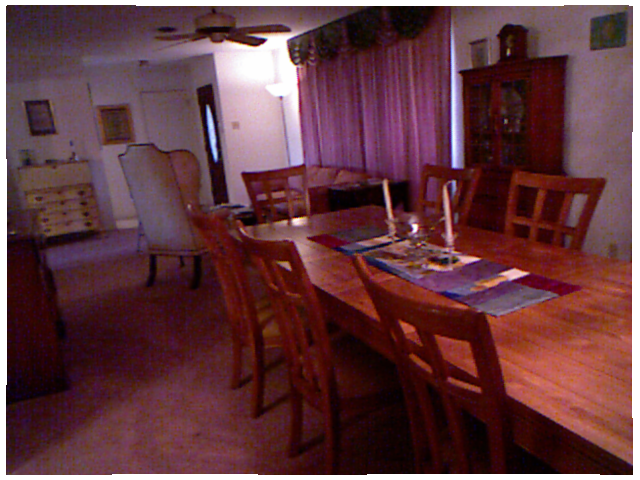
//> input picture votest/src/color/1.png, 640 x 480 px
$ ./fast   (built with g++ and OpenCV 4)
//> lines starting //> are read from the running program, lines starting //| are printed output that depends on the picture
#include <iostream>
#include <opencv2/core/core.hpp>
#include <opencv2/features2d/features2d.hpp>
#include <opencv2/highgui/highgui.hpp>

using namespace std;
using namespace cv;

int main ( int argc, char** argv )
{

    //-- 读取图像
    Mat img_1 = imread ( "/home/fsdh/桌面/slambook-master/ch7/1.png", CV_LOAD_IMAGE_COLOR );
//> img_1 is the input picture: 480 rows x 640 cols, CV_8UC3; mean B, G, R 63.3, 57.5, 98.9
    Mat img_2 = imread ( "/home/fsdh/桌面/slambook-master/ch7/1.png", CV_LOAD_IMAGE_COLOR );

    //-- 初始化
    std::vector<KeyPoint> keypoints_1, keypoints_2;
    Mat descriptors_1, descriptors_2;
    Ptr<FeatureDetector> detector = ORB::create();
    Ptr<DescriptorExtractor> descriptor = ORB::create();
    // Ptr<FeatureDetector> detector = FeatureDetector::create(detector_name);
    // Ptr<DescriptorExtractor> descriptor = DescriptorExtractor::create(descriptor_name);
    Ptr<DescriptorMatcher> matcher  = DescriptorMatcher::create ( "BruteForce-Hamming" );

    //-- 第一步:检测 Oriented FAST 角点位置
    detector->detect ( img_1,keypoints_1 );
//> keypoints_1 = 500 keypoints; strongest (x, y, size): (264, 40, 37.2), (415, 226, 44.6), (413, 226, 37.2), (293, 220, 37.2)
    detector->detect ( img_2,keypoints_2 );
//> keypoints_2 has the same summary as keypoints_1

    //-- 第二步:根据角点位置计算 BRIEF 描述子
    descriptor->compute ( img_1, keypoints_1, descriptors_1 );
    descriptor->compute ( img_2, keypoints_2, descriptors_2 );

    Mat outimg1;
    drawKeypoints( img_1, keypoints_1, outimg1, Scalar::all(-1), DrawMatchesFlags::DEFAULT );
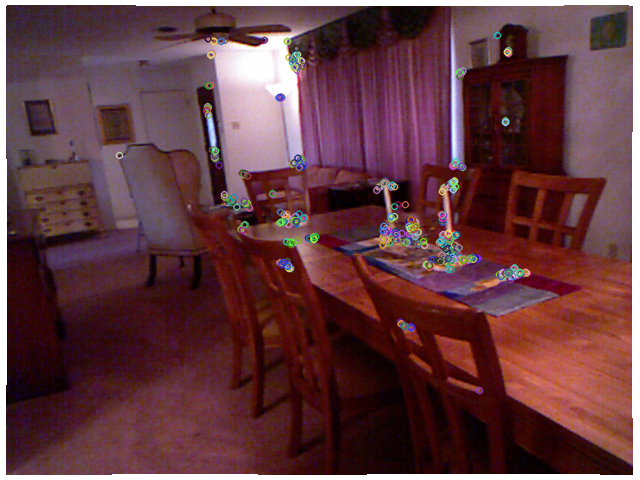
//> outimg1: 480 rows x 640 cols, CV_8UC3; mean B, G, R 64, 58.4, 98.9
    imshow("ORB特征点",outimg1);

    //-- 第三步:对两幅图像中的BRIEF描述子进行匹配，使用 Hamming 距离
    vector<DMatch> matches;
    //BFMatcher matcher ( NORM_HAMMING );
    matcher->match ( descriptors_1, descriptors_2, matches );
//> matches = 500 matches

    //-- 第四步:匹配点对筛选
    double min_dist=10000, max_dist=0;

    //找出所有匹配之间的最小距离和最大距离, 即是最相似的和最不相似的两组点之间的距离
    for ( int i = 0; i < descriptors_1.rows; i++ )
    {
        double dist = matches[i].distance;
        if ( dist < min_dist ) min_dist = dist;
        if ( dist > max_dist ) max_dist = dist;
    }
//> this loop made 500 passes
//> min_dist on pass 1: 0
//> after the loop, min_dist = 0; max_dist = 0

    // 仅供娱乐的写法
    min_dist = min_element( matches.begin(), matches.end(), [](const DMatch& m1, const DMatch& m2) {return m1.distance<m2.distance;} )->distance;
    max_dist = max_element( matches.begin(), matches.end(), [](const DMatch& m1, const DMatch& m2) {return m1.distance<m2.distance;} )->distance;

    printf ( "-- Max dist : %f \n", max_dist );
//| -- Max dist : 0.000000
    printf ( "-- Min dist : %f \n", min_dist );
//| -- Min dist : 0.000000

    //当描述子之间的距离大于两倍的最小距离时,即认为匹配有误.但有时候最小距离会非常小,设置一个经验值30作为下限.
    std::vector< DMatch > good_matches;
    for ( int i = 0; i < descriptors_1.rows; i++ )
    {
        if ( matches[i].distance <= max ( 2*min_dist, 30.0 ) )
        {
            good_matches.push_back ( matches[i] );
        }
    }
//> after the loop, good_matches = 500 matches

    //-- 第五步:绘制匹配结果
    Mat img_match;
    Mat img_goodmatch;
    drawMatches ( img_1, keypoints_1, img_2, keypoints_2, matches, img_match );
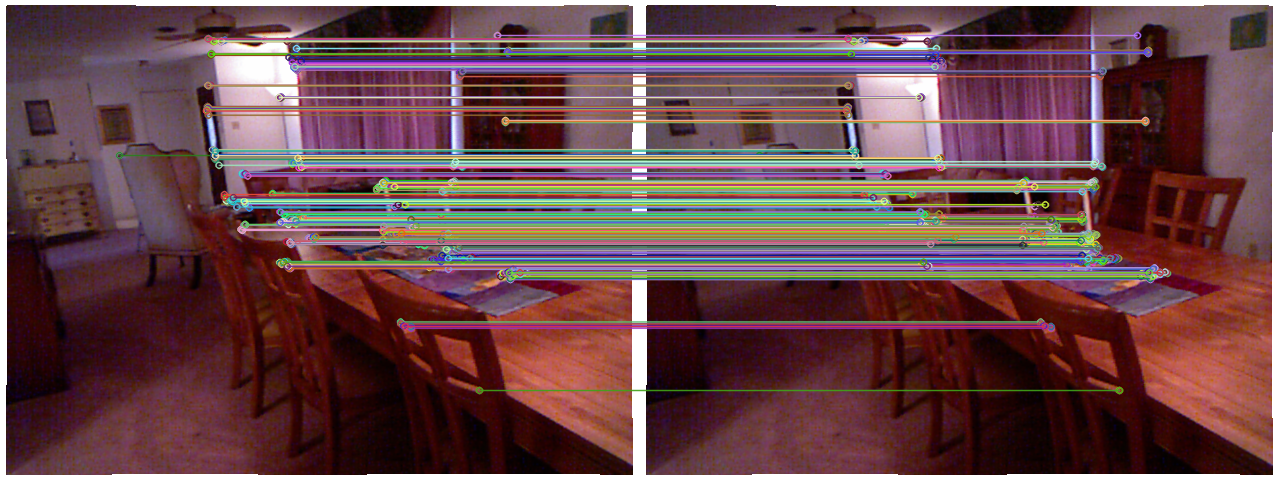
//> img_match: 480 rows x 1280 cols, CV_8UC3; mean B, G, R 75.4, 72, 106.3
    drawMatches ( img_1, keypoints_1, img_2, keypoints_2, good_matches, img_goodmatch );
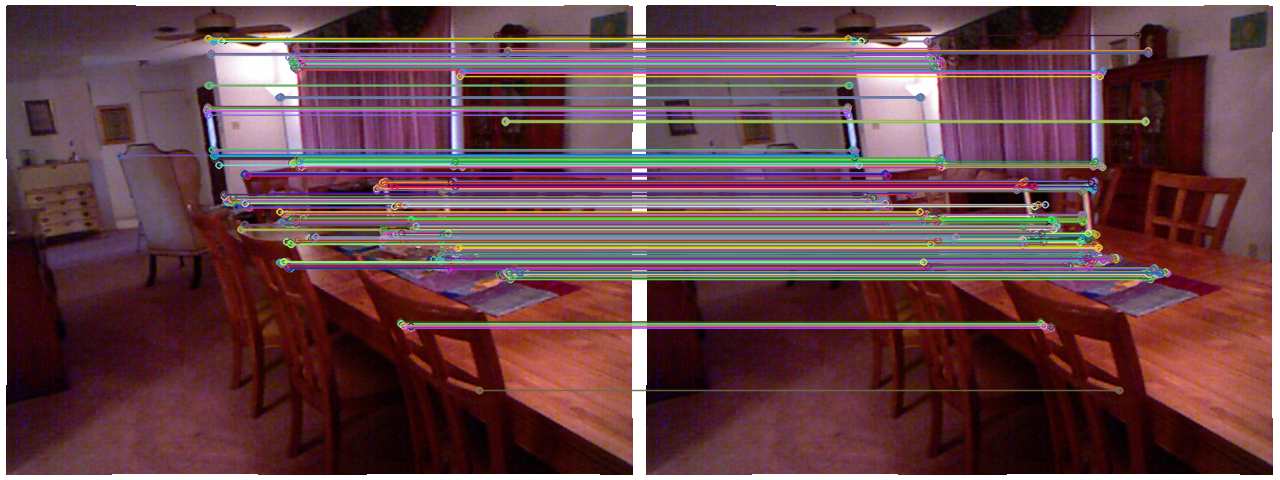
//> img_goodmatch: 480 rows x 1280 cols, CV_8UC3; mean B, G, R 74.9, 70.3, 104.8
    imshow ( "所有匹配点对", img_match );
    imshow ( "优化后匹配点对", img_goodmatch );
    waitKey(0);

    return 0;
}

$ run again, with votest/src/color/2.png copied over votest/src/color/1.png
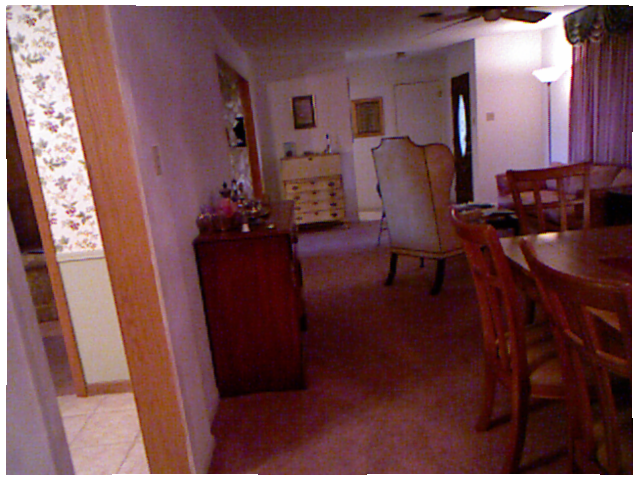
//> input picture votest/src/color/2.png, 640 x 480 px
//> img_1 is the input picture: 480 rows x 640 cols, CV_8UC3; mean B, G, R 77.9, 76.7, 114.8
//> keypoints_1 = 500 keypoints; strongest (x, y, size): (571, 46, 31), (549, 83, 31), (570, 47, 37.2), (570, 46, 44.6)
//> keypoints_2 has the same summary as keypoints_1
//> `drawKeypoints( img_1, keypoints_1, outimg1, Scalar::all(-1), DrawMatch..`:
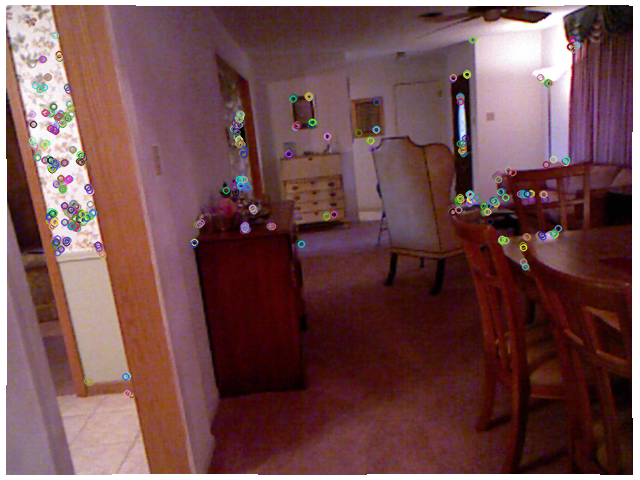
//> outimg1: 480 rows x 640 cols, CV_8UC3; mean B, G, R 78, 76.9, 114.3
//> matches = 500 matches
//> the loop `for ( int i = 0; i < descriptors_1.rows; i++ )` made 500 passes
//> min_dist on pass 1: 0
//> after the loop `for ( int i = 0; i < descriptors_1.rows; i++ )`: min_dist = 0
//| -- Max dist : 0.000000
//| -- Min dist : 0.000000
//> after the loop `for ( int i = 0; i < descriptors_1.rows; i++ )`: good_matches = 500 matches
//> `drawMatches ( img_1, keypoints_1, img_2, keypoints_2, good_matches, im..`:
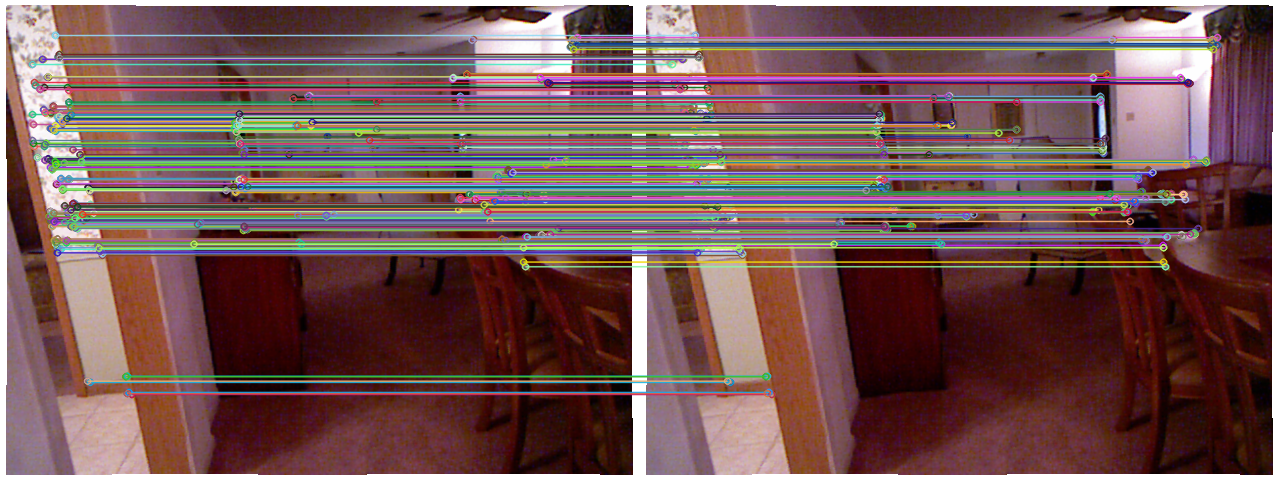
//> img_goodmatch: 480 rows x 1280 cols, CV_8UC3; mean B, G, R 85.8, 86.4, 116.1

$ run again, with votest/src/color/3.png copied over votest/src/color/1.png
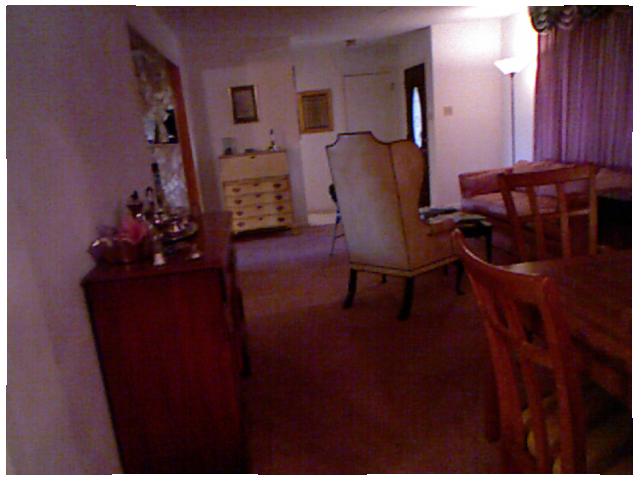
//> input picture votest/src/color/3.png, 640 x 480 px
//> img_1 is the input picture: 480 rows x 640 cols, CV_8UC3; mean B, G, R 61.9, 57.9, 91.5
//> keypoints_1 = 500 keypoints; strongest (x, y, size): (539, 31, 31), (419, 145, 31), (537, 33, 31), (419, 144, 37.2)
//> keypoints_2 has the same summary as keypoints_1
//> `drawKeypoints( img_1, keypoints_1, outimg1, Scalar::all(-1), DrawMatch..`:
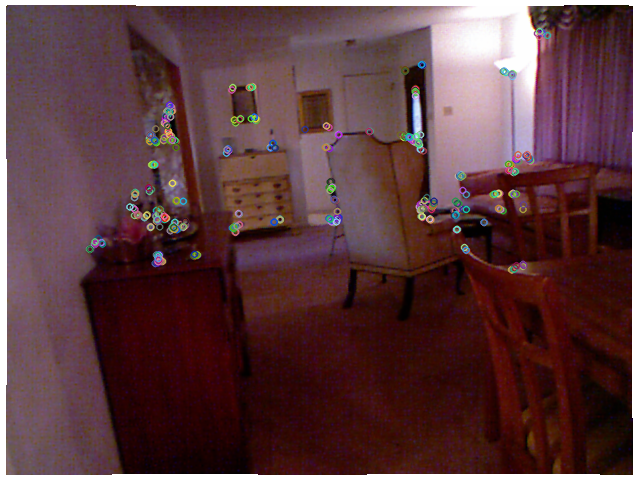
//> outimg1: 480 rows x 640 cols, CV_8UC3; mean B, G, R 63, 59.1, 92
//> matches = 500 matches
//> the loop `for ( int i = 0; i < descriptors_1.rows; i++ )` made 500 passes
//> min_dist on pass 1: 0
//> after the loop `for ( int i = 0; i < descriptors_1.rows; i++ )`: min_dist = 0
//| -- Max dist : 0.000000
//| -- Min dist : 0.000000
//> after the loop `for ( int i = 0; i < descriptors_1.rows; i++ )`: good_matches = 500 matches
//> `drawMatches ( img_1, keypoints_1, img_2, keypoints_2, good_matches, im..`:
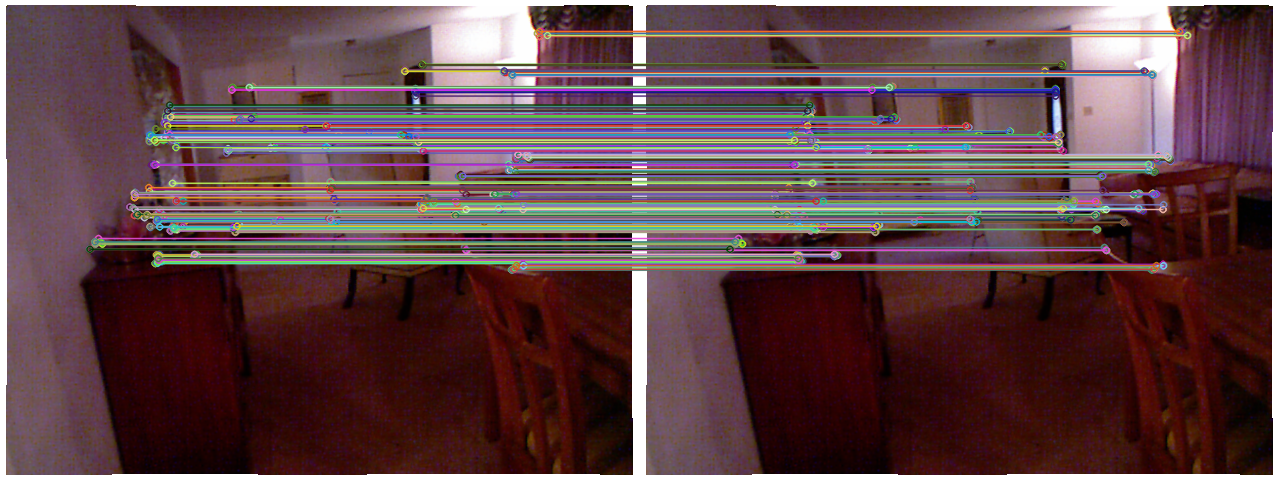
//> img_goodmatch: 480 rows x 1280 cols, CV_8UC3; mean B, G, R 72.7, 69.2, 97

$ run again, with votest/src/color/4.png copied over votest/src/color/1.png
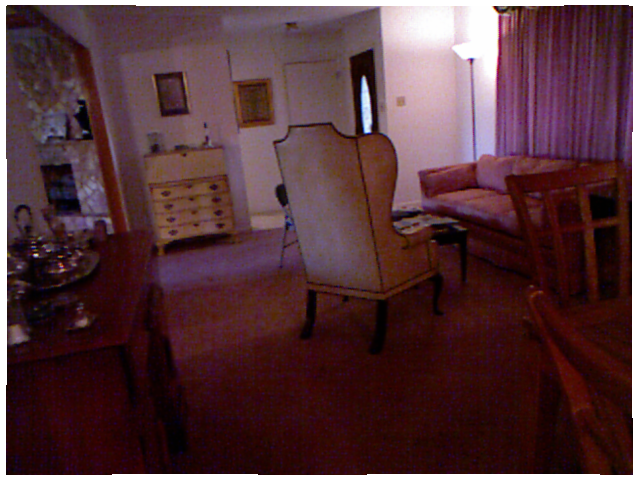
//> input picture votest/src/color/4.png, 640 x 480 px
//> img_1 is the input picture: 480 rows x 640 cols, CV_8UC3; mean B, G, R 57.7, 52.5, 84.4
//> keypoints_1 = 500 keypoints; strongest (x, y, size): (366, 131, 44.6), (366, 130, 53.6), (365, 131, 37.2), (368, 131, 37.2)
//> keypoints_2 has the same summary as keypoints_1
//> `drawKeypoints( img_1, keypoints_1, outimg1, Scalar::all(-1), DrawMatch..`:
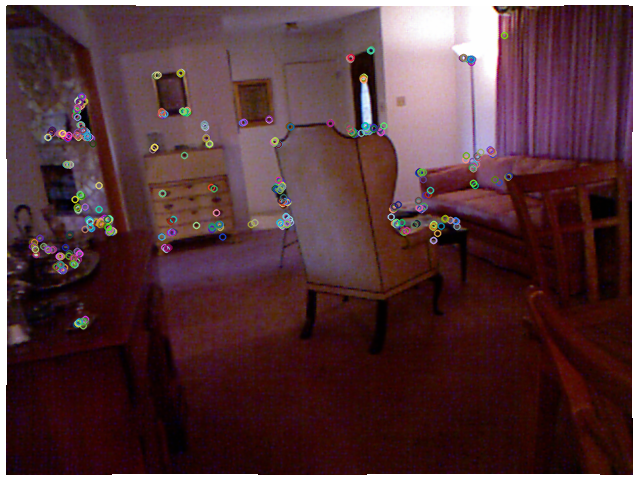
//> outimg1: 480 rows x 640 cols, CV_8UC3; mean B, G, R 58.7, 53.8, 85.2
//> matches = 500 matches
//> the loop `for ( int i = 0; i < descriptors_1.rows; i++ )` made 500 passes
//> min_dist on pass 1: 0
//> after the loop `for ( int i = 0; i < descriptors_1.rows; i++ )`: min_dist = 0
//| -- Max dist : 0.000000
//| -- Min dist : 0.000000
//> after the loop `for ( int i = 0; i < descriptors_1.rows; i++ )`: good_matches = 500 matches
//> `drawMatches ( img_1, keypoints_1, img_2, keypoints_2, good_matches, im..`:
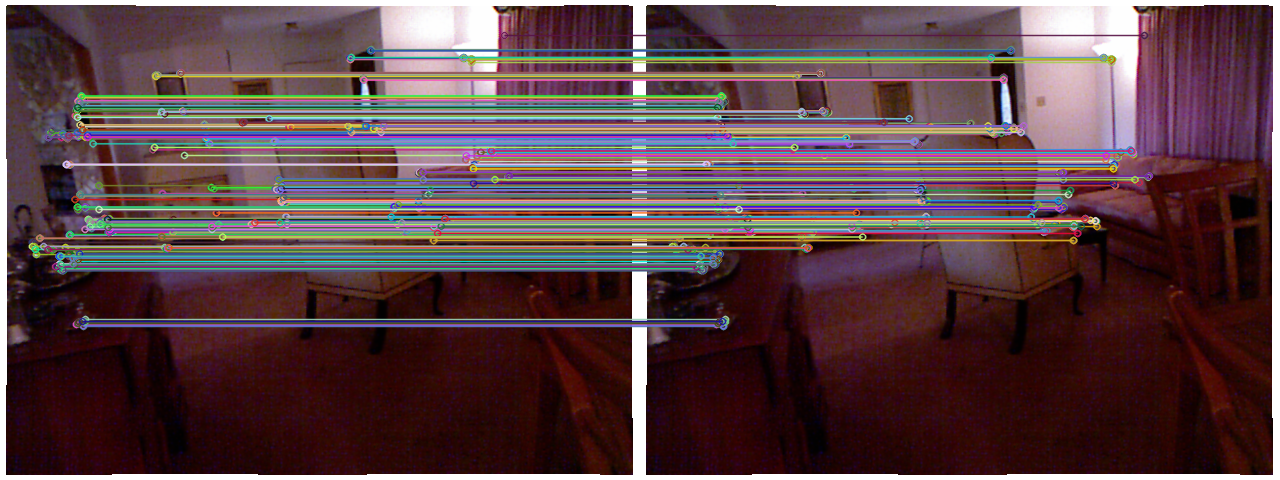
//> img_goodmatch: 480 rows x 1280 cols, CV_8UC3; mean B, G, R 70.3, 66.6, 91.4
